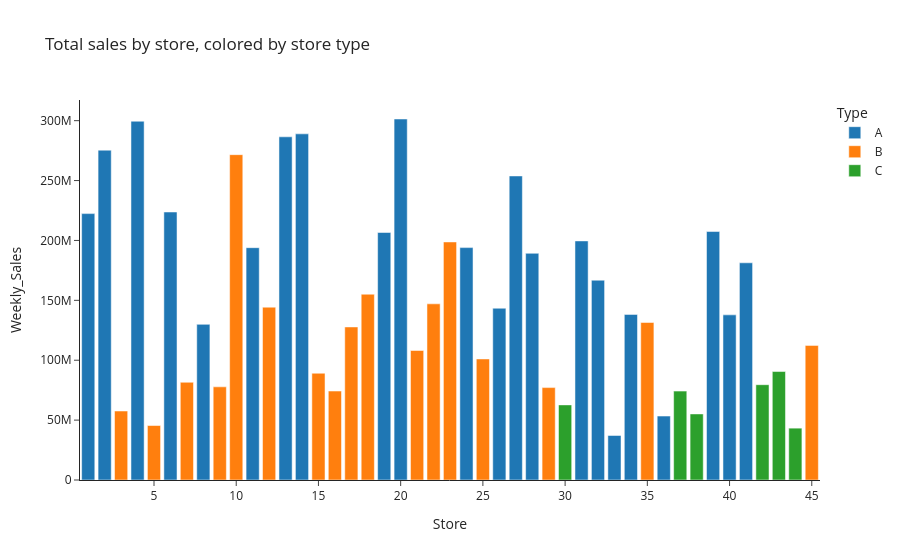

Source (notebook cell):
### Markdown cell above
## Store and Department Breakdown

The chain-level view hides a lot of variation. Walmart sells very
different mixes of products in different departments, and store size
affects total volume.

### Code cell
sales_by_store = (
    df_train.groupby("Store", as_index=False)["Weekly_Sales"]
    .sum()
    .merge(df_stores, on="Store")
    .sort_values("Weekly_Sales", ascending=False)
)

fig = px.bar(
    sales_by_store,
    x="Store",
    y="Weekly_Sales",
    color="Type",
    title="Total sales by store, colored by store type",
    template="simple_white",
)
fig.show()

### Figure 1 — Plotly figure (JSON) as saved in the notebook; plotly's stock layout.template omitted (floating-point values rounded to 4 significant figures)
{"data": [{"hovertemplate": "Type=A<br>Store=%{x}<br>Weekly_Sales=%{y}<extra></extra>", "legendgroup": "A", "marker": {"color": "#1F77B4", "pattern": {"shape": ""}}, "name": "A", "orientation": "v", "showlegend": true, "textposition": "auto", "type": "bar", "x": [20, 4, 14, 13, 2, 27, 6, 1, 39, 19, 31, 24, 11, 28, 41, 32, 26, 34, 40, 8, 36, 33], "xaxis": "x", "y": [301400000.0, 299500000.0, 289000000.0, 286500000.0, 275400000.0, 253900000.0, 223800000.0, 222400000.0, 207400000.0, 206600000.0, 199600000.0, 194000000.0, 194000000.0, 189300000.0, 181300000.0, 166800000.0, 143400000.0, 138200000.0, 137900000.0, 130000000.0, 53410000.0, 37160000.0], "yaxis": "y"}, {"hovertemplate": "Type=B<br>Store=%{x}<br>Weekly_Sales=%{y}<extra></extra>", "legendgroup": "B", "marker": {"color": "#FF7F0E", "pattern": {"shape": ""}}, "name": "B", "orientation": "v", "showlegend": true, "textposition": "auto", "type": "bar", "x": [10, 23, 18, 22, 12, 35, 17, 45, 21, 25, 15, 7, 9, 29, 16, 3, 5], "xaxis": "x", "y": [271600000.0, 198800000.0, 155100000.0, 147100000.0, 144300000.0, 131500000.0, 127800000.0, 112400000.0, 108100000.0, 101100000.0, 89130000.0, 81600000.0, 77790000.0, 77140000.0, 74250000.0, 57590000.0, 45480000.0], "yaxis": "y"}, {"hovertemplate": "Type=C<br>Store=%{x}<br>Weekly_Sales=%{y}<extra></extra>", "legendgroup": "C", "marker": {"color": "#2CA02C", "pattern": {"shape": ""}}, "name": "C", "orientation": "v", "showlegend": true, "textposition": "auto", "type": "bar", "x": [43, 42, 37, 30, 38, 44], "xaxis": "x", "y": [90570000.0, 79570000.0, 74200000.0, 62720000.0, 55160000.0, 43290000.0], "yaxis": "y"}], "layout": {"barmode": "relative", "legend": {"title": {"text": "Type"}, "tracegroupgap": 0}, "title": {"text": "Total sales by store, colored by store type"}, "xaxis": {"anchor": "y", "domain": [0.0, 1.0], "title": {"text": "Store"}}, "yaxis": {"anchor": "x", "domain": [0.0, 1.0], "title": {"text": "Weekly_Sales"}}}}
